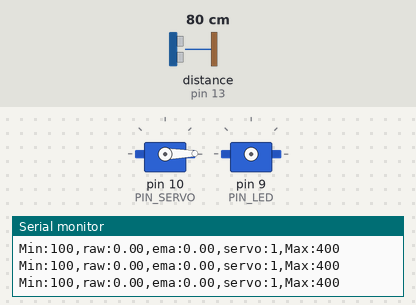
This sketch was run on a simulated Arduino Uno, built with avr-gcc and run on an emulated ATmega328P. Parts: 2 × servo, the last lines printed to the serial monitor. Wiring (inferred from the names in the program): ultrasonic range finder: trigger pin 12; echo pin 13; servo: signal pin 9. The inputs (shaded band) are chosen by the test bench; at power-on: distance to the obstacle (sensor on pin 13) 80 cm. The echo pulse lasts 58.3 µs per cm; servo pulses on a pin are drawn as a servo (544–2400 µs = 0–180°).

Above: at 1.2 s.
1.3 s: distance to the obstacle (sensor on pin 13) set to 35 cm
At 1.9 s:
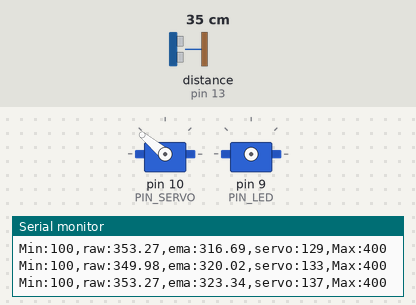
At 3.3 s:
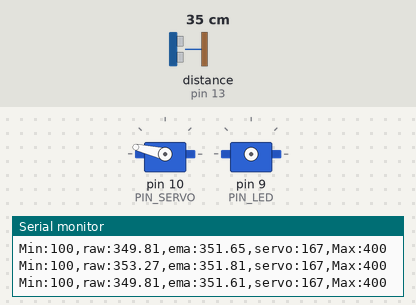
4.3 s: distance to the obstacle (sensor on pin 13) set to 2 cm
Timing chart, 0 to 7.3 s (numbered marks = the images above; inputs shaded):
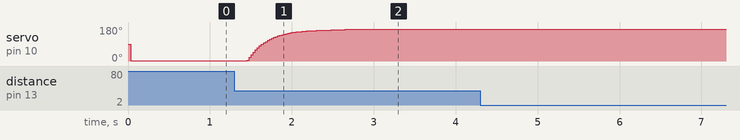

Measured:
- after the input at 1.3 s, servo on pin 10 (PIN_SERVO): rises from 1° to 168° in 2.0 s, then falls to 167° in 0.13 s

The sketch:

11P07.ino
```cpp
#include <Servo.h>

// Arduino pin assignment
#define PIN_LED 9
#define PIN_SERVO 10
#define PIN_TRIG 12
#define PIN_ECHO 13

// configurable parameters
#define SND_VEL 346.0 // sound velocity at 24 celsius degree (unit: m/s)
#define INTERVAL 25 // sampling interval (unit: ms)
#define _DIST_MIN 180 // minimum distance to be measured (unit: mm)
#define _DIST_MAX 360 // maximum distance to be measured (unit: mm)
#define _DIST_ALPHA 0.1

#define _DUTY_MIN 553 // servo full clockwise position (0 degree)
#define _DUTY_NEU ((_DUTY_MIN+_DUTY_MAX)/2) // servo neutral position (90 degree) 1471 is correct
#define _DUTY_MAX 2399 // servo full counterclockwise position (180 degree)

// global variables
float timeout; // unit: us
float dist_min, dist_max, dist_raw, dist_prev, dist_ema, alpha; // unit: mm
unsigned long last_sampling_time; // unit: ms
float scale; // used for pulse duration to distance conversion
Servo myservo;

void setup() {
// initialize GPIO pins
  pinMode(PIN_LED,OUTPUT);
  pinMode(PIN_TRIG,OUTPUT);
  digitalWrite(PIN_TRIG, LOW);
  pinMode(PIN_ECHO,INPUT);

  myservo.attach(PIN_SERVO);
  myservo.writeMicroseconds(_DUTY_NEU);

// initialize USS related variables
  dist_min = _DIST_MIN;
  dist_max = _DIST_MAX;
  timeout = (INTERVAL / 2) * 1000.0; // precalculate pulseIn() timeout value. (unit: us)
  dist_raw = dist_prev = 0.0; // raw distance output from USS (unit: mm)
  scale = 0.001 * 0.5 * SND_VEL;
  alpha = _DIST_ALPHA;

// initialize serial port
  Serial.begin(57600);

// initialize last sampling time
  last_sampling_time = 0;
}

void loop() {
// wait until next sampling time.
// millis() returns the number of milliseconds since the program started. Will overflow after 50 days.
  if(millis() < last_sampling_time + INTERVAL) return;

// get a distance reading from the USS
  dist_raw = USS_measure(PIN_TRIG,PIN_ECHO);
  dist_ema = (alpha*dist_raw) + (1-alpha)*dist_ema;

// output the read value to the serial port
  Serial.print("Min:100,raw:");
  Serial.print(dist_raw);
  Serial.print(",ema:");
  Serial.print(dist_ema);
  Serial.print(",servo:");
  Serial.print(myservo.read());
  Serial.println(",Max:400");

// adjust servo position according to the USS read value
  if (dist_ema <= 181){
    digitalWrite(PIN_LED, HIGH);
    myservo.writeMicroseconds(_DUTY_MIN);
  }
  else if (dist_ema <= 359){
    digitalWrite(PIN_LED, LOW);
    myservo.writeMicroseconds(_DUTY_MIN+(dist_ema-180)*10);
  }
  else{
    digitalWrite(PIN_LED, HIGH);
    myservo.writeMicroseconds(_DUTY_MAX);
  }

  // add your code here!


// update last sampling time
  last_sampling_time += INTERVAL;
}

// get a distance reading from USS. return value is in millimeter.
float USS_measure(int TRIG, int ECHO)
{
  float reading;
  digitalWrite(TRIG, HIGH);
  delayMicroseconds(10);
  digitalWrite(TRIG, LOW);

  reading = pulseIn(ECHO, HIGH, timeout) * scale; // unit: mm
  if(reading < dist_min || reading > dist_max) reading = 0.0; // return 0 when out of range.

  if(reading == 0.0) {
    digitalWrite(PIN_LED, HIGH);
    reading = dist_prev;
  }
  else dist_prev = reading;

  return reading;
}
```
